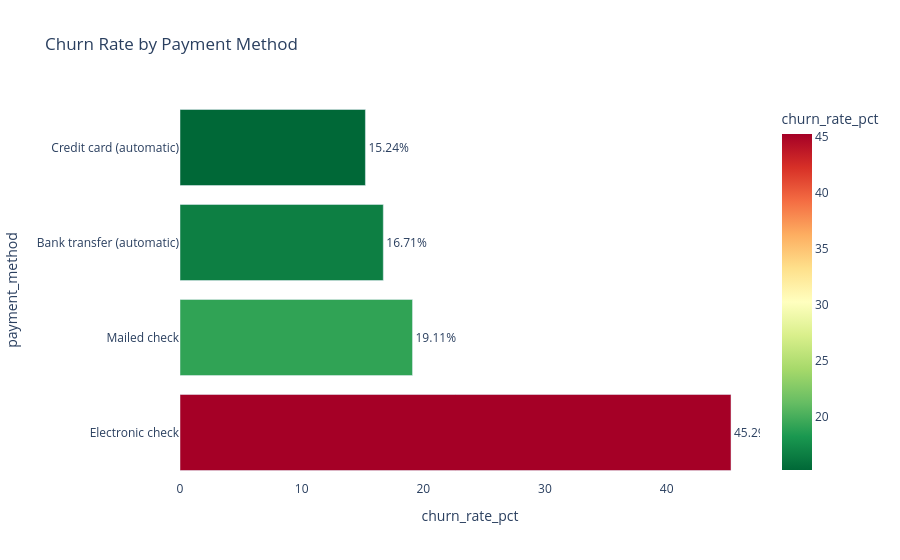

The code cell stored with this chart in its notebook:
### Markdown cell above
## Q5 — Churn by Payment Method <a id='6'></a>

### Code cell
df5 = run_query('../queries/05_churn_by_payment.sql')
display(df5)

fig = px.bar(df5, x='churn_rate_pct', y='payment_method', orientation='h',
             color='churn_rate_pct', color_continuous_scale='RdYlGn_r',
             title='Churn Rate by Payment Method',
             text='churn_rate_pct')
fig.update_traces(texttemplate='%{text}%', textposition='outside')
fig.update_layout(showlegend=False, plot_bgcolor='white')
fig.show()
print('📌 Insight: Electronic check users churn at nearly 3x the rate of auto-pay users.')

### Figure 1 — Plotly figure (JSON) as saved in the notebook; plotly's stock layout.template omitted (floating-point values rounded to 4 significant figures)
{"data": [{"hovertemplate": "churn_rate_pct=%{marker.color}<br>payment_method=%{y}<extra></extra>", "legendgroup": "", "marker": {"color": [45.29, 19.11, 16.71, 15.24], "coloraxis": "coloraxis", "pattern": {"shape": ""}}, "name": "", "orientation": "h", "showlegend": false, "text": [45.29, 19.11, 16.71, 15.24], "textposition": "outside", "texttemplate": "%{text}%", "type": "bar", "x": [45.29, 19.11, 16.71, 15.24], "xaxis": "x", "y": ["Electronic check", "Mailed check", "Bank transfer (automatic)", "Credit card (automatic)"], "yaxis": "y"}], "layout": {"barmode": "relative", "coloraxis": {"colorbar": {"title": {"text": "churn_rate_pct"}}, "colorscale": [[0, "rgb(0,104,55)"], [0.1, "rgb(26,152,80)"], [0.2, "rgb(102,189,99)"], [0.3, "rgb(166,217,106)"], [0.4, "rgb(217,239,139)"], [0.5, "rgb(255,255,191)"], [0.6, "rgb(254,224,139)"], [0.7, "rgb(253,174,97)"], [0.8, "rgb(244,109,67)"], [0.9, "rgb(215,48,39)"], [1, "rgb(165,0,38)"]]}, "legend": {"tracegroupgap": 0}, "plot_bgcolor": "white", "showlegend": false, "title": {"text": "Churn Rate by Payment Method"}, "xaxis": {"anchor": "y", "domain": [0, 1], "title": {"text": "churn_rate_pct"}}, "yaxis": {"anchor": "x", "domain": [0, 1], "title": {"text": "payment_method"}}}}
